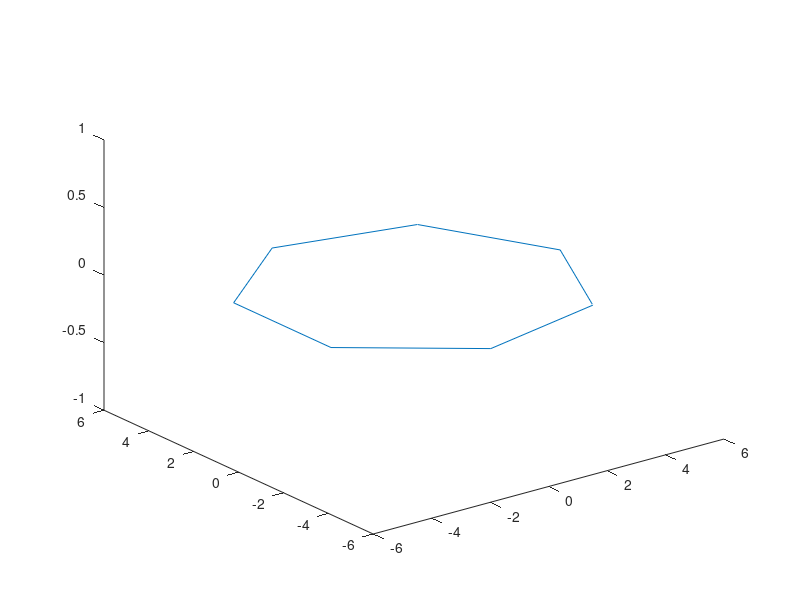

This figure's MATLAB source: (Note: this script raises an error after producing the figure.)
%script for creating the tentacles of the octopus

clear all; 
close all;
clc;
%get the start points of the circle 

body_radius = 5;
angles = linspace(0,360,8);

norm_vecs = [cosd(angles(:)) sind(angles(:)) 0*angles(:)];

centers = norm_vecs.*body_radius;

plot3(centers(:,1),centers(:,2),centers(:,3));
%path of the first arm (first two points must align with normal vector out
%of the body circle
CP1 = [centers(1,:); centers(1,:)+norm_vecs(1,:); centers(1,:)+3*norm_vecs(1,:); 14 7 9; 19 14 19; 22 12 21];
k = 3;
t = [ 0 0 0 0.5 1 1 1];

tentacle( CP1, k, t, true, 20); 
curve = bsplineCurve(CP1, k , t, 20); 

plot3(curve(:,1),curve(:,2),curve(:,3),'r')

CP2 = [centers(2,:); centers(2,:)+norm_vecs(2,:); centers(2,:)+3*norm_vecs(2,:); 19 10 11; 19 20 19; 15 18 51];
k = 3;
t = [ 0 0 0 0.5 1 1 1];

tentacle( CP2, k, t, true, 20 ); 
curve = bsplineCurve(CP2, k , t, 20); 

plot3(curve(:,1),curve(:,2),curve(:,3),'r')

CP3 = [centers(3,:); centers(3,:)+norm_vecs(3,:); centers(3,:)+3*norm_vecs(3,:); 19 10 -5; 19 20 -19; 15 18 -51];
k = 3;
t = [ 0 0 0 0.5 1 1 1];

tentacle( CP3, k, t, true, 20 ); 
curve = bsplineCurve(CP3, k , t, 20); 

plot3(curve(:,1),curve(:,2),curve(:,3),'r')

xlabel('x');
ylabel('y');
zlabel('z');
grid on;
